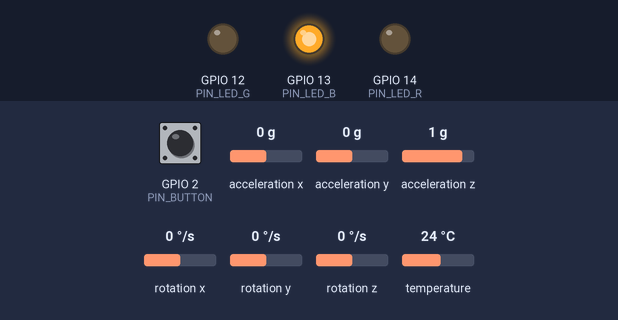
This sketch was run on a simulated ESP8266 (NodeMCU). Parts: output pins drawn as LEDs (lit = HIGH). Inputs (shaded band) come from the test bench; at power-on: GPIO 2 (PIN_BUTTON) HIGH, acceleration x 0 g, acceleration y 0 g, acceleration z 1 g, rotation x 0 °/s, rotation y 0 °/s, rotation z 0 °/s, temperature 24 °C. What the sketch prints to the serial monitor is not drawn.

Above: at 1.5 s.
1.6 s: GPIO 2 (PIN_BUTTON) pulled LOW for 0.15 s
At 2.4 s:
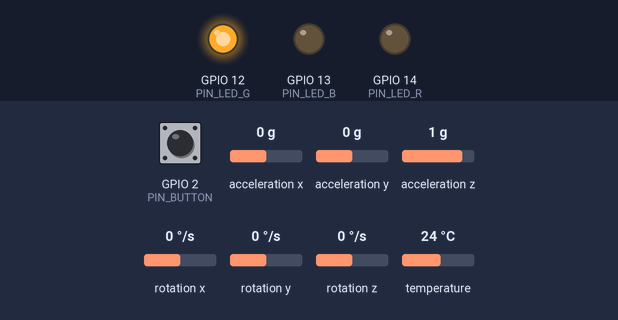
3.2 s: acceleration x set to -0.3 g
At 4.2 s:
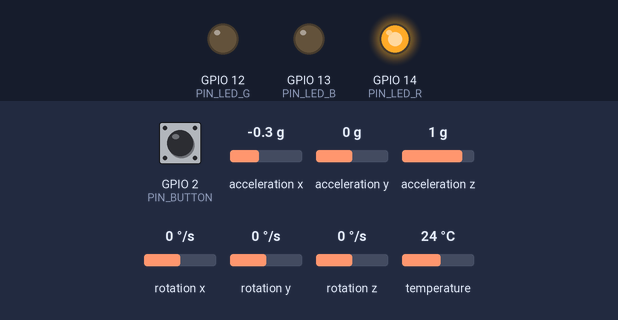
4.7 s: GPIO 2 (PIN_BUTTON) pulled LOW for 1 s
At 5.9 s:
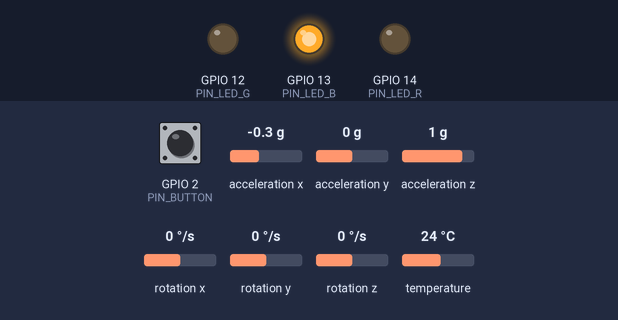
7.2 s: GPIO 2 (PIN_BUTTON) pulled LOW for 3.2 s
At 7.9 s:
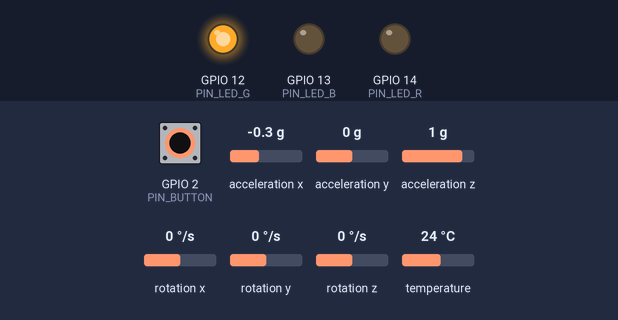
11.9 s: acceleration x set to -0.6 g
At 12.4 s:
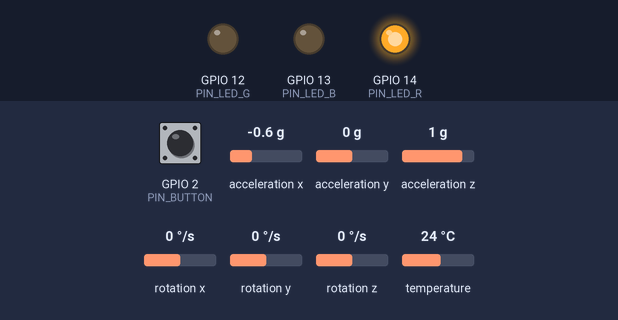
Timing chart, 0 to 14.4 s (numbered marks = the images above; inputs shaded):
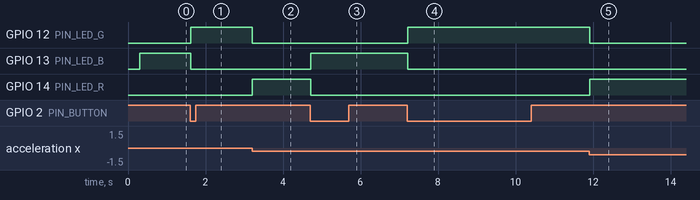

Measured:
- the behaviour switches between -0.1 and -0.2 g on acceleration x (found by bisection; images 1 and 2)
- the behaviour switches between -0.4 and -0.5 g on acceleration x (found by bisection; images 4 and 5)
- after the input at 1.6 s, GPIO 12 (PIN_LED_G): LOW → HIGH at once; GPIO 13 (PIN_LED_B): HIGH → LOW at once
- after the input at 3.2 s, GPIO 12 (PIN_LED_G): HIGH → LOW at once; GPIO 14 (PIN_LED_R): LOW → HIGH at once
- after the input at 4.7 s, GPIO 13 (PIN_LED_B): LOW → HIGH at once; GPIO 14 (PIN_LED_R): HIGH → LOW at once
- after the input at 7.2 s, GPIO 12 (PIN_LED_G): LOW → HIGH at once; GPIO 13 (PIN_LED_B): HIGH → LOW at once
- after the input at 11.9 s, GPIO 12 (PIN_LED_G): HIGH → LOW at once; GPIO 14 (PIN_LED_R): LOW → HIGH at once

The sketch:

TiltGuard.ino
```cpp
// TiltGuard – Feather HUZZAH ESP8266 Final Version with Local HTML Status Page
// States:
//   IDLE (blue) → MONITORING (green) → ALARM (red)
//
// Button toggles IDLE ↔ MONITORING and clears ALARM.
// MPU6050 detects tilt and triggers alarm.
// ESP8266 runs as WiFi Access Point and hosts a simple HTML page
// showing the current status (IDLE / MONITORING / ALARM).

#include <Wire.h>
#include <Adafruit_MPU6050.h>
#include <Adafruit_Sensor.h>
#include <ESP8266WiFi.h>
#include <ESP8266WebServer.h>

Adafruit_MPU6050 mpu;

// ---------- WiFi AP (Feather as hotspot) ----------
const char* apSsid     = "group16SES";   // WiFi name shown on phone
const char* apPassword = "group16SES";   // WiFi password

ESP8266WebServer server(80);

// ---------- Pins ----------
const int PIN_BUTTON = 2;    // button: one leg to pin 2, other leg to GND
const int PIN_LED_R  = 14;
const int PIN_LED_G  = 12;
const int PIN_LED_B  = 13;

// ---------- States ----------
enum SystemState { STATE_IDLE, STATE_MONITORING, STATE_ALARM };
SystemState state = STATE_IDLE;

// ---------- Baseline ----------
float baseAx = 0, baseAy = 0, baseAz = 0;
const float MOVEMENT_THRESHOLD = 1.5;   // tune this if needed

// ---------- Timers ----------
unsigned long lastSensorTime = 0;

// ---------- Alarm info for HTML ----------
bool alarmActive = false;

// ---------- LED Helper ----------
void setLED(int r, int g, int b) {
  // ESP8266 analogWrite: 0–1023
  analogWrite(PIN_LED_R, r);
  analogWrite(PIN_LED_G, g);
  analogWrite(PIN_LED_B, b);
}

void ledIdle()       { setLED(0,    0,    1023); }   // blue
void ledMonitoring() { setLED(0,    1023, 0   ); }   // green
void ledAlarm()      { setLED(1023, 0,    0   ); }   // red
void ledOff()        { setLED(0,    0,    0   ); }

// ---------- Baseline Calibration ----------
void calibrateBaseline() {
  Serial.println("Calibrating baseline... keep board still");
  float ax = 0, ay = 0, az = 0;

  for (int i = 0; i < 100; i++) {
    sensors_event_t a, g, t;
    mpu.getEvent(&a, &g, &t);
    ax += a.acceleration.x;
    ay += a.acceleration.y;
    az += a.acceleration.z;
    delay(10);
  }

  baseAx = ax / 100.0;
  baseAy = ay / 100.0;
  baseAz = az / 100.0;

  Serial.println("Baseline set.");
}

// ---------- Button Handling ----------
bool buttonPressed() {
  static int lastState = HIGH;
  int current = digitalRead(PIN_BUTTON);

  if (current == LOW && lastState == HIGH) {
    lastState = LOW;
    delay(20);   // simple debounce
    return true;
  }
  if (current == HIGH) lastState = HIGH;
  return false;
}

// ---------- HTML Page (new design) ----------
String getHTML() {
  String html = "<!DOCTYPE html><html><head><meta charset='utf-8'>";
  html += "<meta name='viewport' content='width=device-width, initial-scale=1.0'>"; // responsive
  html += "<meta http-equiv='refresh' content='0.5'>"; // auto-refresh every 0.5s
  html += "<title>TiltGuard Status</title>";

  // CSS for full-screen and centered content
  html += "<style>";
  html += "html, body { height: 100%; margin: 0; padding: 0; font-family: Arial, sans-serif; }";
  html += "body { display: flex; flex-direction: column; justify-content: center; align-items: center; ";
  html += "text-align: center; background-color: #fff; color: #000; }";
  html += "h1 { font-size: 3em; margin: 0.2em; }";
  html += "p { font-size: 2em; margin: 0.5em; }";
  html += ".alarm { color: red; font-size: 2.5em; font-weight: bold; }";
  html += ".idle { color: blue; }";
  html += ".monitoring { color: green; }";
  html += "</style>";

  html += "</head><body>";
  html += "<h1>TiltGuard – Anti-Theft Monitor</h1>";

  // Current state
  html += "<p><strong>Current state: </strong>";
  if (state == STATE_IDLE) {
    html += "<span class='idle'>IDLE (disarmed)</span></p>";
  } else if (state == STATE_MONITORING) {
    html += "<span class='monitoring'>MONITORING (armed)</span></p>";
  } else if (state == STATE_ALARM) {
    html += "<span class='alarm'>ALARM</span></p>";
  }

  // Alarm message
  if (alarmActive) {
    html += "<p class='alarm'>ITEM STOLEN FROM AISLE 2!</p>";
  } else {
    html += "<p>No alarm at the moment.</p>";
  }

  html += "</body></html>";
  return html;
}

void handleRoot() {
  server.send(200, "text/html", getHTML());
}

// ---------- Setup ----------
void setup() {
  Serial.begin(115200);
  delay(300);

  pinMode(PIN_BUTTON, INPUT_PULLUP);
  pinMode(PIN_LED_R, OUTPUT);
  pinMode(PIN_LED_G, OUTPUT);
  pinMode(PIN_LED_B, OUTPUT);

  ledIdle();

  if (!mpu.begin()) {
    Serial.println("MPU6050 not found!");
    while (1) { ledAlarm(); delay(200); ledOff(); delay(200); }
  }

  Serial.println("Starting WiFi Access Point...");
  WiFi.mode(WIFI_AP);
  WiFi.softAP(apSsid, apPassword);

  IPAddress myIP = WiFi.softAPIP();
  Serial.print("AP IP address: ");
  Serial.println(myIP);   // usually 192.168.4.1

  server.on("/", handleRoot);
  server.begin();
  Serial.println("HTTP server started.");
}

// ---------- Loop ----------
void loop() {
  // Handle web requests
  server.handleClient();

  // Handle button presses
  if (buttonPressed()) {
    if (state == STATE_IDLE) {
      // Go to monitoring immediately (turn LED green), then calibrate
      state = STATE_MONITORING;
      alarmActive = false;
      ledMonitoring();
      Serial.println("State → MONITORING");
      calibrateBaseline();
    } else if (state == STATE_MONITORING) {
      // Stop monitoring
      state = STATE_IDLE;
      alarmActive = false;
      ledIdle();
      Serial.println("State → IDLE");
    } else if (state == STATE_ALARM) {
      // Clear alarm and go back to idle
      state = STATE_IDLE;
      alarmActive = false;
      ledIdle();
      Serial.println("Alarm cleared → IDLE");
    }
  }

  // Motion check while monitoring
  if (state == STATE_MONITORING) {
    if (millis() - lastSensorTime > 20) {   // fast polling
      lastSensorTime = millis();

      sensors_event_t a, g, t;
      mpu.getEvent(&a, &g, &t);

      float dx = a.acceleration.x - baseAx;
      float dy = a.acceleration.y - baseAy;
      float dz = a.acceleration.z - baseAz;

      float magnitude = sqrt(dx*dx + dy*dy + dz*dz);

      Serial.print("Movement: ");
      Serial.println(magnitude);

      if (magnitude > MOVEMENT_THRESHOLD) {
        state = STATE_ALARM;
        alarmActive = true;
        ledAlarm();
        Serial.println("State → ALARM");
      }
    }
  }
}
```
